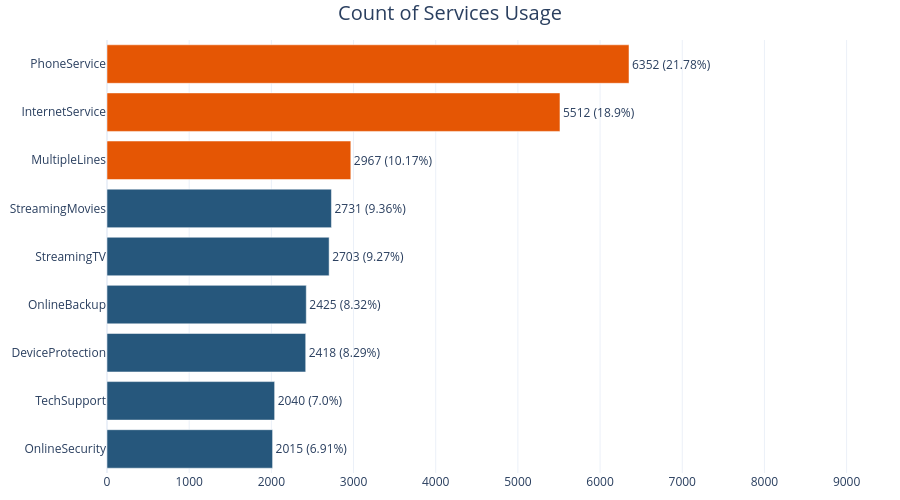

This figure's notebook cell:
### Markdown cell above
#### All Features are categorical:

`PhoneService`,`MultipleLines`, `InternetService`, `OnlineSecurity`, `OnlineBackup`, `DeviceProtection`, `TechSupport`, `StreamingTV`, `StreamingMovies`

### Code cell
# List of service-related columns
serv = ['PhoneService', 'MultipleLines', 'InternetService', 'OnlineSecurity', 
        'OnlineBackup', 'DeviceProtection', 'TechSupport', 'StreamingTV', 'StreamingMovies']

map_serv = {'Yes':1,'No':0,'No phone service':0,'DSL':1,'Fiber optic':1,'No internet service':0}


# Data frame for visualization of Count of Services usage
df_serv = pd.DataFrame(pd.DataFrame([df[i].map(map_serv) for i in serv]).T.sum(axis=0)).reset_index().set_axis(
    ['Services','Count'], axis=1).sort_values(by='Count', ascending=False, ignore_index=True)

# Highlight the top 3 services
df_serv['Color'] = main_color[0]
df_serv['Color'][:3] = main_color[1]  # highlight top 3 services

# Visualization of Count of Services usage
fig = go.Figure([go.Bar(y=df_serv['Services'], x=df_serv['Count'],
                        text=[f'{i} ({j}%)' for i, j in zip(df_serv['Count'], 
                        [round((i / df_serv['Count'].sum()) * 100, 2) for i in df_serv['Count']])],
                        textposition='outside',
                        marker={'color': df_serv['Color']},
                        orientation='h')])

# Update layout
fig.update_layout(autosize=True,
                  height=500,
                  margin=dict(l=10, r=10, b=10, t=40, pad=0),
                  xaxis_range=[0, df_serv['Count'].max() + (df_serv['Count'].max() / 2)],
                  template='plotly_white',
                  title=dict(text='Count of Services Usage', font=dict(size=20), x=0.5),
                  yaxis={'categoryorder': 'array', 'categoryarray': df_serv.sort_values(by='Count', ascending=True)['Services'].to_list()})

# Show the figure
fig.show()

### Figure 1 — Plotly figure (JSON) as saved in the notebook; plotly's stock layout.template omitted (floating-point values rounded to 4 significant figures)
{"data": [{"marker": {"color": ["#E55604", "#E55604", "#E55604", "#26577C", "#26577C", "#26577C", "#26577C", "#26577C", "#26577C"]}, "orientation": "h", "text": ["6352 (21.78%)", "5512 (18.9%)", "2967 (10.17%)", "2731 (9.36%)", "2703 (9.27%)", "2425 (8.32%)", "2418 (8.29%)", "2040 (7.0%)", "2015 (6.91%)"], "textposition": "outside", "type": "bar", "x": [6352, 5512, 2967, 2731, 2703, 2425, 2418, 2040, 2015], "y": ["PhoneService", "InternetService", "MultipleLines", "StreamingMovies", "StreamingTV", "OnlineBackup", "DeviceProtection", "TechSupport", "OnlineSecurity"]}], "layout": {"autosize": true, "height": 500, "margin": {"b": 10, "l": 10, "pad": 0, "r": 10, "t": 40}, "title": {"font": {"size": 20}, "text": "Count of Services Usage", "x": 0.5}, "xaxis": {"range": [0, 9528]}, "yaxis": {"categoryarray": ["OnlineSecurity", "TechSupport", "DeviceProtection", "OnlineBackup", "StreamingTV", "StreamingMovies", "MultipleLines", "InternetService", "PhoneService"], "categoryorder": "array"}}}
